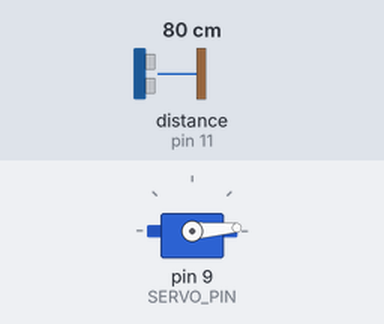
Simulated run of this sketch. Board: Arduino Uno, built with avr-gcc and run on an emulated ATmega328P. Parts: servo. Wiring (inferred from the names in the program): ultrasonic range finder: trigger pin 10; echo pin 11. The test bench sets the inputs (shaded band); at power-on: distance to the obstacle (sensor on pin 11) 80 cm. The echo pulse lasts 58.3 µs per cm; what the sketch prints to the serial monitor is not drawn.

Above: at 1.2 s.
1.3 s: distance to the obstacle (sensor on pin 11) set to 2 cm
3.0 s: distance to the obstacle (sensor on pin 11) set to 9 cm
4.5 s: distance to the obstacle (sensor on pin 11) set to 12 cm
Timing chart, 0 to 13.5 s (numbered marks = the images above; inputs shaded):
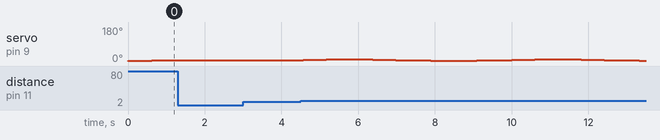

Measured:
- after the input at 1.3 s, servo on pin 9 (SERVO_PIN): stays 5° (without the input it goes to 6° after 0.23 s)
- after the input at 3.0 s, every drawn part: stays the same

The sketch:

ultrasonic_mg996r.ino
```cpp
/*
MG996R+Ulrasonics

Wire Connection
    MG996R servo
        Power (Red) → 6V external power supply
        GND (Brown) → shared GND with Arduino
        Signal (Orange) → Pin 9
    HC-SR04
        VCC → 5V (from Arduino)
        GND → GND
        TRIG → D10
        ECHO → D11
Result
12:52:45.804 -> Rotating to 45°
12:52:46.301 -> Distance: 249 cm
12:52:46.301 -> Rotating to 60°
12:52:46.792 -> Distance: 248 cm
12:52:46.825 -> Rotating to 75°
12:52:47.300 -> Distance: 94 cm

Less than 10cm, shutdown MG996R

*/

#include <Servo.h>

#define TRIG_PIN 10
#define ECHO_PIN 11
#define SERVO_PIN 9

Servo servo;

int angle = 0;
int step = 1;
bool isStopped = false;

void setup() {
  Serial.begin(9600);
  pinMode(TRIG_PIN, OUTPUT);
  pinMode(ECHO_PIN, INPUT);
  servo.attach(SERVO_PIN);
  servo.write(angle);  // Start at 0°
}

long measureDistance() {
  digitalWrite(TRIG_PIN, LOW);
  delayMicroseconds(2);
  digitalWrite(TRIG_PIN, HIGH);
  delayMicroseconds(10);
  digitalWrite(TRIG_PIN, LOW);

  long duration = pulseIn(ECHO_PIN, HIGH, 30000); // Timeout at 30ms
  if (duration == 0) return -1;
  return duration * 0.034 / 2;  // Distance in cm
}

void loop() {
  long distance = measureDistance();

  Serial.print("Distance: ");
  Serial.print(distance);
  Serial.println(" cm");

  if (distance > 0 && distance < 10) {
    if (!isStopped) {
      Serial.println("Too close (<10 cm) — Stopping servo.");
      servo.detach();  // Stop PWM signal
      isStopped = true;
    }
    delay(100);
    return;
  }

  if (isStopped) {
    Serial.println("Object moved away — Resuming servo.");
    servo.attach(SERVO_PIN);  // Resume PWM control
    servo.write(angle);
    isStopped = false;
  }

  // Sweep only between 0° and 10°
  angle += step;
  if (angle >= 10 || angle <= 0) {
    step = -step;
    angle += step;
  }

  servo.write(angle);
  Serial.print("Rotating to ");
  Serial.print(angle);
  Serial.println("°");

  delay(300);
}
```
